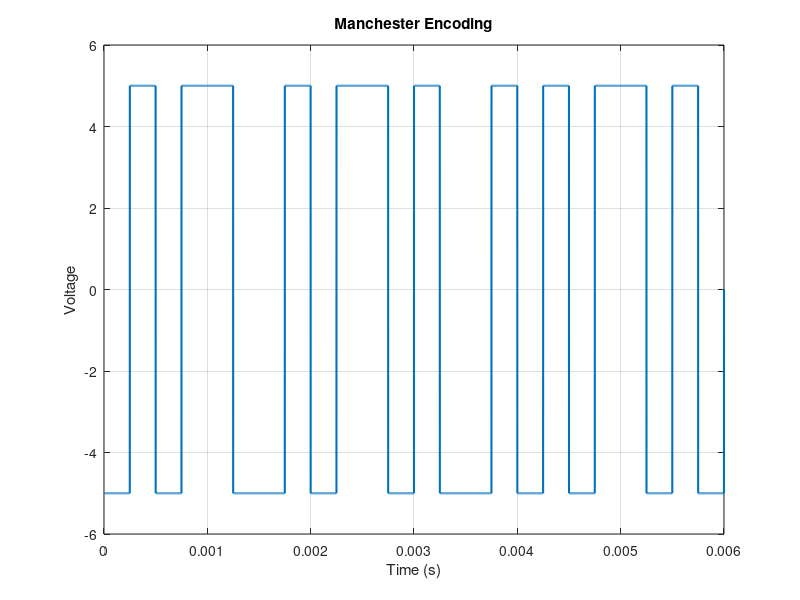

Reproduce this figure in MATLAB.
clc;
clear all;
close all;

bit_stream = [0 0 1 0 0 1 1 0 0 0 1 1];
no_bits = length(bit_stream);

bit_rate = 2000;          % 2 kbps
pulse_per_bit = 2;
pulse_duration = 1/(pulse_per_bit*bit_rate);
samples_per_pulse = 500;

fs = samples_per_pulse/pulse_duration;
t = 0:1/fs:(no_bits*pulse_per_bit)*pulse_duration;
dig_sig = zeros(1,length(t));

high = 5;
low = -5;

for i = 1:no_bits
    j = (i-1)*2;
    if bit_stream(i) == 1
        dig_sig(j*samples_per_pulse+1:(j+1)*samples_per_pulse) = high;
        dig_sig((j+1)*samples_per_pulse+1:(j+2)*samples_per_pulse) = low;
    else
        dig_sig(j*samples_per_pulse+1:(j+1)*samples_per_pulse) = low;
        dig_sig((j+1)*samples_per_pulse+1:(j+2)*samples_per_pulse) = high;
    end
end

plot(t,dig_sig,'LineWidth',1.5);
grid on;
xlabel('Time (s)');
ylabel('Voltage');
title('Manchester Encoding');
ylim([-6 6]);
